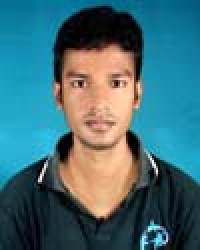
%> input picture CSE_LAB_4TH/401/exam_prep/5.histogram calculation and equalization/1.jpg, 100 x 125 px (shown 2 times larger)
$ octave Histogram_Equlization.m   (GNU Octave 9; MATLAB toolbox functions it lacks are replaced by stand-ins)
%> lines starting %> are read from the running program, lines starting %| are printed output that depends on the picture
%Histogram equlization
clc;
clear all;
close all;
img=rgb2gray(imread('1.jpg'));
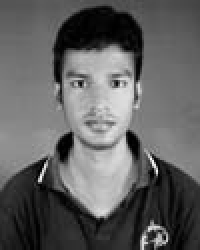
%> img: size 125x100 uint8 (shown 2 times larger); min 0, max 253, mean 96.5

[h w]=size(img);
%> h = 125; w = 100

count=zeros(1,256);
for i=0:255
    line=find(img(:)==i);
    count(i+1)=length(line)/(h*w);
end
%> this loop made 256 passes
%> line on pass 60: [967; 3344; 3415; 4474; 4568; 7776; 8409; 8696]
%> after the loop, count = 256 values, max 0.0122 at index 132, min 0 at index 227, mean 0.00391


s=zeros(1,256);
s(1)=count(1);

for i=2:256
    s(i)=s(i-1)+count(i);
end
%> after the loop, s = 256 values from 0.00256 to 1

sk=zeros(1,256);
for i=1:256
    sk(i)=s(i)*255+0.5
end
%> after the loop, sk = 256 values from 1.15 to 255.5


b=img;
for p=0:255
    for i=1:h
        for j=1:w
            if(img(i,j)==p)
                b(i,j)=sk(p+1);
            end
        end
    end
end
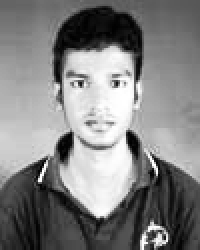
%> b: size 125x100 uint8 (shown 2 times larger); min 1, max 255, mean 128.7


subplot(2,2,1);
imshow(img);
title('Original image');

subplot(2,2,2);
imshow(b);
title('Equalized image');

subplot(2,2,3:4);
plot(s);
title('Plot');
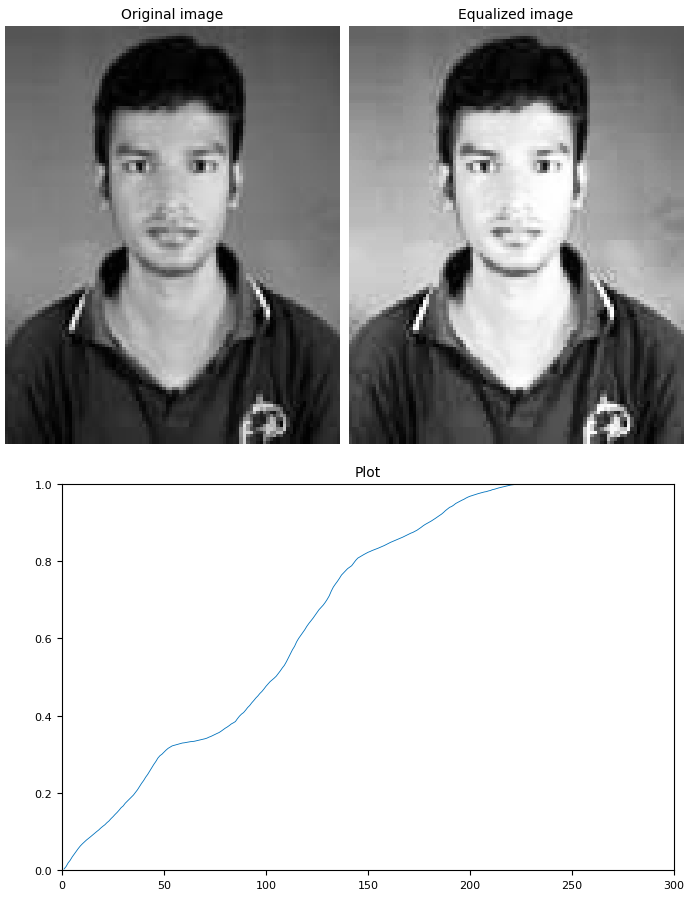
%> figure redrawn from the program's plot data, 3 panels
